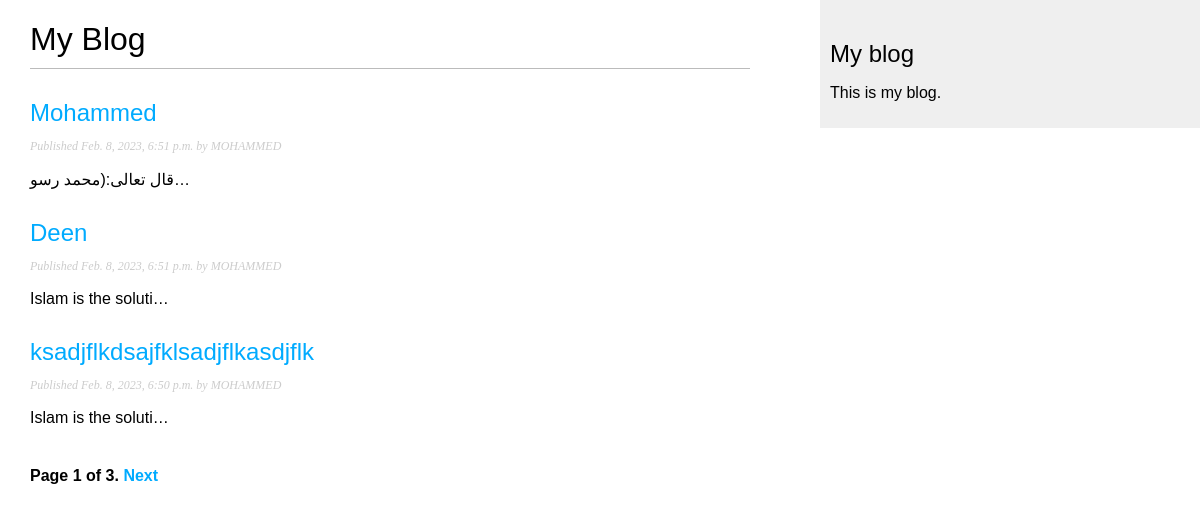
Page /blog/ on the earlier database version.
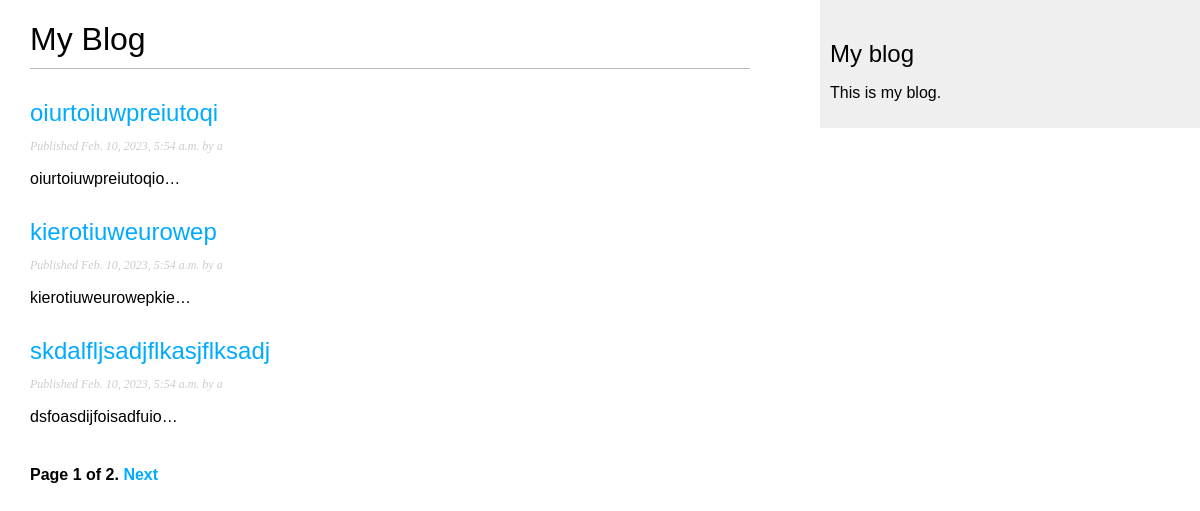
Same page on the later database version.
### blog/models.py (models this page shows, shortened)
class Post(models.Model):
    class Status(models.TextChoices):
        DRAFT = 'DF', 'Draft'
        PUBLISHED = 'PB', 'Published'
    title = models.CharField(max_length=250)
    slug = models.SlugField(max_length=250, unique_for_date='publish')
    body = models.TextField()
    author = models.ForeignKey(User, on_delete=models.CASCADE, related_name='blog_posts')
    publish = models.DateTimeField(default=timezone.now)
    created = models.DateTimeField(auto_now_add=True)
    updated = models.DateTimeField(auto_now=True)
    status = models.CharField(max_length=2,
                              choices=Status.choices,
                              default=Status.DRAFT)
    objects = models.Manager()  # the default manager
    published = PublishManager()  # the customer manager
    class Meta:
        ordering = ['-publish']
        indexes = [
            models.Index(fields=['-publish'])
        ]
    def get_absolute_url(self):
        return reverse('blog:post_detail', args=[self.publish.year,
                                                 self.publish.month,
                                                 self.publish.day,
                                                 self.slug
                                                 ])  # don't forget that the id is generated automatically, if you didn't specify a primary key.

### blog/views.py (the view)
# urls.py: path('', views.PostListView.as_view(), name='post_list'),
class PostListView(ListView):
    queryset = Post.published.all()
    context_object_name = 'posts'  # Used for passing parameters to the modle
    paginate_by = 3
    template_name = 'blog/post/list.html'

### blog/templates/blog/post/list.html (shortened to what this page needs)
{% extends "blog/base.html" %}
{% block content %}
  <h1>My Blog</h1>
  {% for post in posts %}
    <h2>
      <a href="{{ post.get_absolute_url }}">
        {{ post.title }}
      </a>
    </h2>
    <p class="date">
      Published {{ post.publish }} by {{ post.author }}
    </p>
    {{ post.body|truncatechars:20|linebreaks }}
    {% endfor %}
    {% include "pagination.html" with page=page_obj %}
{% endblock %}

Differences in the rows shown:
removed Post: title "Mohammed", publish "Feb. 8, 2023, 6:51 p.m.", author "MOHAMMED", body "قال تعالى:(محمد رسو…"
removed Post: title "Deen", publish "Feb. 8, 2023, 6:51 p.m.", author "MOHAMMED", body "Islam is the soluti…"
removed Post: title "ksadjflkdsajfklsadjflkasdjflk", publish "Feb. 8, 2023, 6:50 p.m.", author "MOHAMMED", body "Islam is the soluti…"
now on this page (row edited): Post: title "oiurtoiuwpreiutoqi", publish "Feb. 10, 2023, 5:54 a.m.", author "a", body "oiurtoiuwpreiutoqio…"
now on this page (row edited): Post: title "kierotiuweurowep", publish "Feb. 10, 2023, 5:54 a.m.", author "a", body "kierotiuweurowepkie…"
now on this page (row edited): Post: title "skdalfljsadjflkasjflksadj", publish "Feb. 10, 2023, 5:54 a.m.", author "a", body "dsfoasdijfoisadfuio…"
Other differences:
{{ page.paginator.num_pages }}: "3" → "2"
